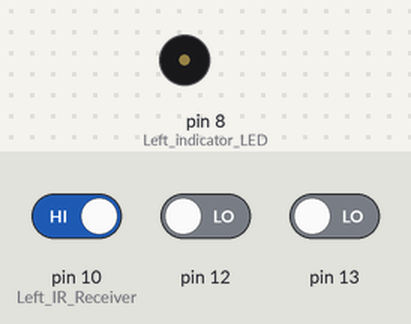
This sketch was run on a simulated Arduino Uno, built with avr-gcc and run on an emulated ATmega328P. Parts: buzzer (waves = sounding). The test bench sets the inputs (shaded band); at power-on: pin 10 (Left_IR_Receiver) HIGH, pin 12 LOW, pin 13 LOW. What the sketch prints to the serial monitor is not drawn.

Above: at 0.2 s.
Timing chart, 0 to 3.0 s (numbered marks = the images above):
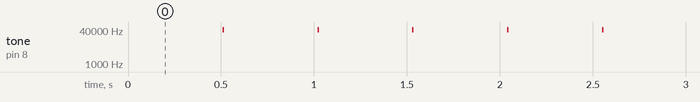

Measured:
- by itself, tone on pin 8 (Left_indicator_LED): alternates 42000 Hz for 0.01 s and silent for 0.50 s

The sketch:

IRdistanceTest.ino
```cpp
void setup() {
  // put your setup code here, to run once:
  pinMode(10, INPUT);                        // Left IR Receiver
  pinMode(8, OUTPUT);                        // Left indicator LED
  Serial.begin(9600);
  pinMode(12, INPUT);
  pinMode(13, INPUT);
}

void loop() {
  // put your main code here, to run repeatedly:
  delay(500);
  Serial.print("distance = ");
  int dist = irDistance(8,10);
  Serial.println(dist);
  int pOne = digitalRead(12);
  int pTwo = digitalRead(13);
  Serial.print(pOne);
  Serial.println(pTwo);
}
// IR distance measurement function

int irDistance(int irLedPin, int irReceivePin)
{
  int distance = 0;
  for(long f = 38000; f <= 42000; f += 1000) {
    distance += irDetect(irLedPin, irReceivePin, f);
  }
  return distance;
}
int irDetect(int irLedPin, int irReceiverPin, long frequency)
{
  tone(irLedPin, frequency, 8);              // IRLED 38 kHz for at least 1 ms
  delay(1);                                  // Wait 1 ms
  int ir = digitalRead(irReceiverPin);       // IR receiver -> ir variable
  delay(1);                                  // Down time before recheck
  return ir;                                 // Return 1 no detect, 0 detect
}
```
